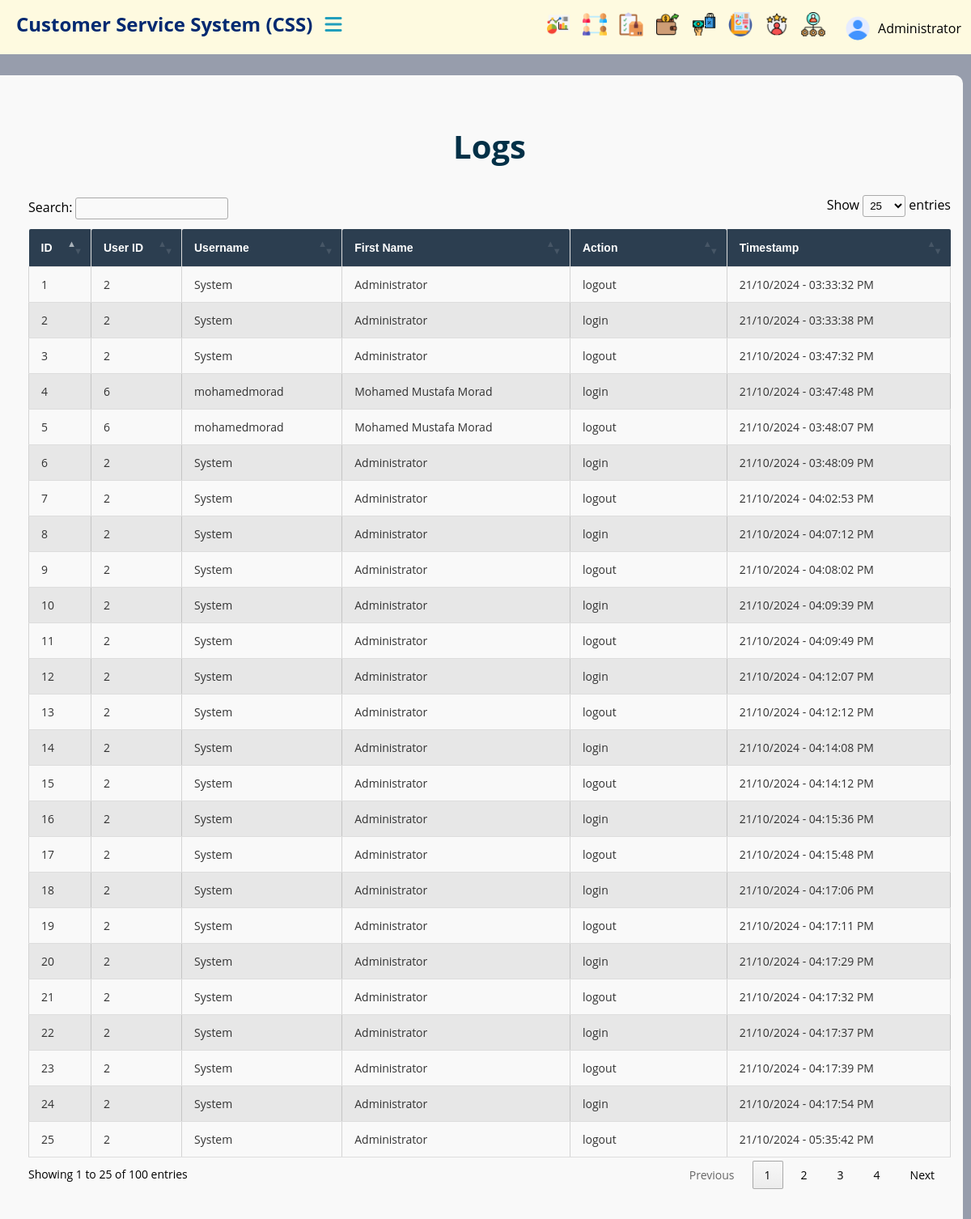
Page /logs/ (signed in) on the committed database.
### accounts/models.py (models this page shows, shortened)
class Log(models.Model):
    user = models.ForeignKey(User, on_delete=models.CASCADE)
    first_name = models.CharField(max_length=150)
    action = models.CharField(max_length=50)
    timestamp = models.DateTimeField(auto_now_add=True)

### accounts/views.py (the view)
# urls.py: path('logs/', views.logs_view, name='logs'),
@login_required(login_url='login')
def logs_view(request):
    logs = Log.objects.all()
    return render(request, 'pages/logs.html', {'logs': logs})

### templates/pages/logs.html (shortened to what this page needs)
{% extends 'base_tables.html' %}
{% load static %}
{% block content %}
<div class="content" id="mainContent">
    <div class="table-container">
        <section class="table">
            <table id="example" class="cell-border" style="width:100%">
                <h1 style="text-align: center; margin-top:15px; color:#023047; font-size:40px;">Logs</h1>
                <thead>
                    <tr>
                        <th>ID</th>
                        <th>User ID</th>
                        <th>Username</th>
                        <th>First Name</th>
                        <th>Action</th>
                        <th>Timestamp</th>
                    </tr>
                </thead>
                <tbody>
                    {% for log in logs %}
                        <tr>
                            <td>{{ log.id }}</td>
                            <td>{{ log.user_id }}</td>
                            <td>{{ log.user}}</td>
                            <td>{{ log.first_name }}</td>
                            <td>{{ log.action }}</td>
                            <td>{{ log.timestamp|date:"d/m/Y - h:i:s A" }} </td>
                        </tr>
                    {% endfor %}
                </tbody>
            </table>
        </section>
    </div>
</div>
{% endblock %}

### templates/parts/navbar.html (shortened to what this page needs)
{% load static %}
<header id="header">
    <nav class="navbar">
        <div class="logo-item">
            <a href="{% url 'home' %}" class="logo">Customer Service System  (CSS)</a>
            <div class="topbar">
                <div class="toggle" onclick="toggleSidebar()">
                    <i class="fa-solid fa-bars"></i>
                </div>
            </div>
        </div>
        <div class="link-item">
            <ul class="navbar-nav">
                <li class="header-item">
                    <a href="{% url 'dashboard' %}" class="header-link">
                        <img src="{% static 'Images/Dashboard.png' %}" class="icon" alt="Dashboard">
                    </a>
                </li>
                <li class="header-item">
                    <a href="{% url 'customers' %}" class="header-link">
                        <img src="{% static 'Images/social-network.png' %}" class="icon" alt="Customers">
                    </a>
                </li>
                <li class="header-item">
                    <a href="{% url 'orders'%}" class="header-link">
                        <img src="{% static 'Images/checklist.png' %}" class="icon" alt="Orders">
                    </a>
                </li>
                <li class="header-item">
                    <a href="{% url 'expenses' %}" class="header-link">
                        <img src="{% static 'Images/spending.png' %}" class="icon" alt="Expenses">
                    </a>
                </li>
                <li class="header-item">
                    <a href="{% url 'total_sales' %}" class="header-link">
                        <img src="{% static 'Images/buy.png' %}" class="icon" alt="Sales">
                    </a>
                </li>
                <li class="header-item">
                    <a href="#" class="header-link">
                        <img src="{% static 'Images/report.png' %}" class="icon" alt="Reports">
                    </a>
                </li>
                <li class="header-item">
                    <a href="{%url 'reviews'%}" class="header-link">
                        <img src="{% static 'Images/review.png' %}" class="icon" alt="Review">
                    </a>
                </li>
                {% if request.user.is_staff or is_admin %}
                <li class="header-item">
                    <a href="#" class="header-link">
                        <img src="{% static 'Images/managing.png' %}" class="icon" alt="Account Management">
                    </a>
                </li>
                {% endif %}
                <li class="header-item dropdown">
                    <a href="#" class="dropdown-toggle">
                        {% if user.profile_picture %}
                            <img src="{{ user.profile_picture.url }}" alt="Profile Picture" class="profile-icon">
                        {% else %}
                            <img src="{% static 'Images/user.png' %}" alt="Default Profile Picture" class="profile-icon">
                        {% endif %}
                        {{ user.get_full_name|default:user.username }}
                    </a>
                </li>
            </ul>
        </div>
    </nav>
</header>

### src/static/css/style.css (style rules this page uses)
body, html { margin: 0; padding: 0; box-sizing: border-box; font-family: 'Open Sans', sans-serif; background-color: #979dac; }
#header { background-color: #FEFAE0; width: 100%; height: 37px; position: fixed; top: 0; left: 0; padding: 15px 20px; z-index: 1000; }
.navbar { display: flex; justify-content: space-between; align-items: center; }
.logo-item { width: 60%; display: flex; align-items: center; }
.link-item { width: 31%; }
.logo { color: #012970; font-size: 24px; font-weight: bold; text-decoration: none; }
.topbar { margin-left: 20px; }
.toggle { cursor: pointer; color: #219EBC; font-size: 24px; }
.link-item { display: flex; align-items: center; }
.navbar-nav { display: flex; list-style: none; margin: 0; padding: 0; }
.header-item { margin-left: 15px; }
.header-link { display: flex; align-items: center; text-decoration: none; color: #fff; }
.header-link .icon { width: 30px; height: 30px; }
.header-item.dropdown { position: relative; }
.dropdown-toggle { display: flex; align-items: center; cursor: pointer; text-decoration: none; color: #000000; padding: 5px 10px; border-radius: 5px; }
.profile-icon { width: 30px; height: 30px; border-radius: 50%; margin-right: 10px; }
.content { width: 85%; position: fixed; right: 0; top: 68px; transition: width 0.3s ease; padding: 10px; height: calc(100% - 68px); overflow: auto; }
@media (min-width: 915px) and (max-width: 1366px) { .logo-item { margin-top: -12px; width: 40%; } }
@media (min-width: 915px) and (max-width: 1366px) { .topbar { margin-left: 15px; } }
@media (min-width: 915px) and (max-width: 1366px) { .link-item { width: 40%; margin-right: 80px; } }

### src/static/css/tables.css (style rules this page uses)
img { width: 25px; height: 25px; }
.table-container { overflow-x: auto; background-color: #f9f9f9; margin-top: 15px; border-radius: 10px; }
.table { margin-top: 25px; width: 95%; height: 75%; margin-left: 25px ; margin-bottom: 100px; padding: 20px; border-radius: 8px; border-collapse: collapse; }
#example { width: 100%; border-collapse: collapse; }
#example th, #example td { padding: 12px 15px; text-align: left; border-bottom: 1px solid #ddd; text-align: left; }
#example th { background-color: #2C3E50; color: white; position: relative; font-family: 'Arial', sans-serif; font-size: 14px; font-weight: bold; padding: 15px 15px; border-right: 1px solid #ddd; border-radius: 2px; }
#example th:last-child { border-right: none; }
#example tr:nth-child(even) { background-color: #dddddd9b; }
#example td { color: #333; font-size: 14px; }
#example th.sorting:before, #example th.sorting_asc:before, #example th.sorting_desc:before { font-family: FontAwesome; padding-right: 8px; color: #ffffff; }

### rows in the picture
Log: id "1", user_id "2", user "System", first_name "Administrator", action "logout", timestamp "21/10/2024 - 03:33:32 PM"
Log: id "2", user_id "2", user "System", first_name "Administrator", action "login", timestamp "21/10/2024 - 03:33:38 PM"
Log: id "3", user_id "2", user "System", first_name "Administrator", action "logout", timestamp "21/10/2024 - 03:47:32 PM"
Log: id "4", user_id "6", user "mohamedmorad", first_name "Mohamed Mustafa Morad", action "login", timestamp "21/10/2024 - 03:47:48 PM"
Log: id "5", user_id "6", user "mohamedmorad", first_name "Mohamed Mustafa Morad", action "logout", timestamp "21/10/2024 - 03:48:07 PM"
Log: id "6", user_id "2", user "System", first_name "Administrator", action "login", timestamp "21/10/2024 - 03:48:09 PM"
Log: id "7", user_id "2", user "System", first_name "Administrator", action "logout", timestamp "21/10/2024 - 04:02:53 PM"
Log: id "8", user_id "2", user "System", first_name "Administrator", action "login", timestamp "21/10/2024 - 04:07:12 PM"
Log: id "9", user_id "2", user "System", first_name "Administrator", action "logout", timestamp "21/10/2024 - 04:08:02 PM"
Log: id "10", user_id "2", user "System", first_name "Administrator", action "login", timestamp "21/10/2024 - 04:09:39 PM"
Log: id "11", user_id "2", user "System", first_name "Administrator", action "logout", timestamp "21/10/2024 - 04:09:49 PM"
Log: id "12", user_id "2", user "System", first_name "Administrator", action "login", timestamp "21/10/2024 - 04:12:07 PM"
Log: id "13", user_id "2", user "System", first_name "Administrator", action "logout", timestamp "21/10/2024 - 04:12:12 PM"
Log: id "14", user_id "2", user "System", first_name "Administrator", action "login", timestamp "21/10/2024 - 04:14:08 PM"
Log: id "15", user_id "2", user "System", first_name "Administrator", action "logout", timestamp "21/10/2024 - 04:14:12 PM"
Log: id "16", user_id "2", user "System", first_name "Administrator", action "login", timestamp "21/10/2024 - 04:15:36 PM"
Log: id "17", user_id "2", user "System", first_name "Administrator", action "logout", timestamp "21/10/2024 - 04:15:48 PM"
Log: id "18", user_id "2", user "System", first_name "Administrator", action "login", timestamp "21/10/2024 - 04:17:06 PM"
Log: id "19", user_id "2", user "System", first_name "Administrator", action "logout", timestamp "21/10/2024 - 04:17:11 PM"
Log: id "20", user_id "2", user "System", first_name "Administrator", action "login", timestamp "21/10/2024 - 04:17:29 PM"
Log: id "21", user_id "2", user "System", first_name "Administrator", action "logout", timestamp "21/10/2024 - 04:17:32 PM"
Log: id "22", user_id "2", user "System", first_name "Administrator", action "login", timestamp "21/10/2024 - 04:17:37 PM"
Log: id "23", user_id "2", user "System", first_name "Administrator", action "logout", timestamp "21/10/2024 - 04:17:39 PM"
Log: id "24", user_id "2", user "System", first_name "Administrator", action "login", timestamp "21/10/2024 - 04:17:54 PM"
Log: id "25", user_id "2", user "System", first_name "Administrator", action "logout", timestamp "21/10/2024 - 05:35:42 PM"

### other values in the picture
{{ user.get_full_name|default:user.username }} "Administrator"
